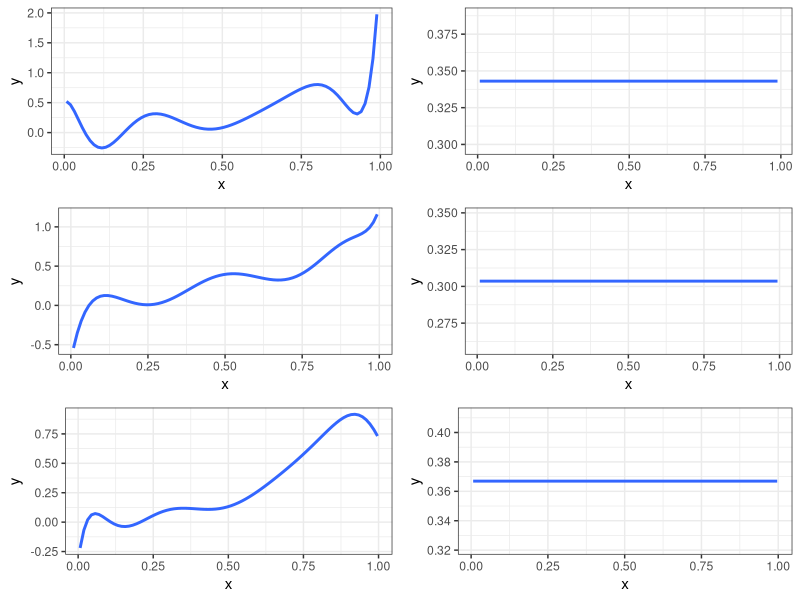
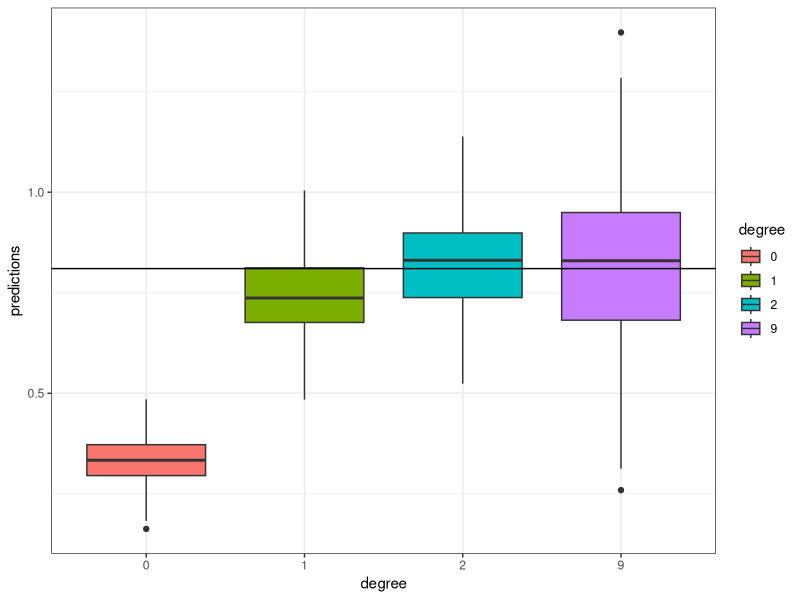

Generate these figures, in order, with R:
## ---- chunk 1

library(tidyverse)
library(ggpubr)

f = function(x) {
  x ^ 2
}

get_sim_data = function(f, sample_size = 100) {
  x = runif(n = sample_size, min = 0, max = 1)
  y = rnorm(n = sample_size, mean = f(x), sd = sqrt(0.3))
  data.frame(x, y)
}

set.seed(1)
sim_data = get_sim_data(f)


p1 = ggplot(sim_data,aes(x, y)) +
  stat_summary(fun.data=mean_cl_normal) + 
  geom_smooth(method='lm', formula= y ~ 1,se=FALSE)+theme_bw()

p2 = ggplot(sim_data,aes(x, y)) +
  stat_summary(fun.data=mean_cl_normal) + 
  geom_smooth(method='lm', formula= y ~ poly(x, degree = 9),se=FALSE)+theme_bw()

#ggarrange(p1,p2 , 
#          labels = c("linear", "nine degree"),
#          ncol = 1, nrow = 2)

## ---- chunk 2

set.seed(2)
sim_data2 = get_sim_data(f)

set.seed(3)
sim_data3 = get_sim_data(f)

set.seed(4)
sim_data4 = get_sim_data(f)


p2.1 = ggplot(sim_data2,aes(x, y)) +
  stat_summary(fun.data=mean_cl_normal) + 
  geom_smooth(method='lm', formula= y ~ poly(x, degree = 9),se=FALSE)+theme_bw()

p3.1 = ggplot(sim_data3,aes(x, y)) +
  stat_summary(fun.data=mean_cl_normal) + 
  geom_smooth(method='lm', formula= y ~ poly(x, degree = 9),se=FALSE)+theme_bw()

p4.1 = ggplot(sim_data4,aes(x, y)) +
  stat_summary(fun.data=mean_cl_normal) + 
  geom_smooth(method='lm', formula= y ~ poly(x, degree = 9),se=FALSE)+theme_bw()

p2.2 = ggplot(sim_data2,aes(x, y)) +
  stat_summary(fun.data=mean_cl_normal) + 
  geom_smooth(method='lm', formula= y ~ 1,se=FALSE)+theme_bw()

p3.2 = ggplot(sim_data3,aes(x, y)) +
  stat_summary(fun.data=mean_cl_normal) + 
  geom_smooth(method='lm', formula= y ~1,se=FALSE)+theme_bw()

p4.2 = ggplot(sim_data4,aes(x, y)) +
  stat_summary(fun.data=mean_cl_normal) + 
  geom_smooth(method='lm', formula= y ~ 1,se=FALSE)+theme_bw()

ggarrange(p2.1,p2.2,
          p3.1,p3.2,
          p4.1,p4.2, 
          #labels = c("sample 1", "sample 2", "sample 3"),
          ncol = 2, nrow = 3)


## ---- chunk 3

set.seed(1)
n_sims = 250
n_models = 4
x = data.frame(x = 0.90) # fixed point at which we make predictions
predictions = matrix(0, nrow = n_sims, ncol = n_models)

for (sim in 1:n_sims) {

  # simulate new, random, training data
  # this is the only random portion of the bias, var, and mse calculations
  # this allows us to calculate the expectation over D
  sim_data = get_sim_data(f)

  # fit models
  fit_0 = lm(y ~ 1,                   data = sim_data)
  fit_1 = lm(y ~ poly(x, degree = 1), data = sim_data)
  fit_2 = lm(y ~ poly(x, degree = 2), data = sim_data)
  fit_9 = lm(y ~ poly(x, degree = 9), data = sim_data)

  # get predictions
  predictions[sim, 1] = predict(fit_0, x)
  predictions[sim, 2] = predict(fit_1, x)
  predictions[sim, 3] = predict(fit_2, x)
  predictions[sim, 4] = predict(fit_9, x)
}

res = data.frame(
   degree= factor(rep(c(0,1,2,9),each=250)),
   predictions = c(predictions[,1],
                   predictions[,2],
                   predictions[,3],
                   predictions[,4]
                  )
  )

ggplot(res) +
geom_boxplot(aes(x=degree, y=predictions,fill=degree))+theme_bw()+
geom_hline(yintercept=0.81)

